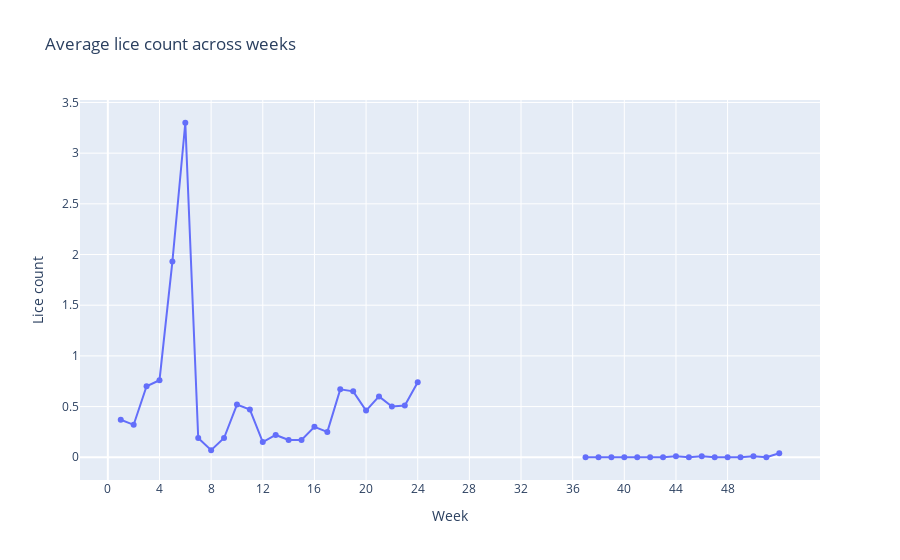

This figure's notebook cell:
### Code cell
import numpy as np
import plotly.express as px

fig = px.line(lice_abc, x='week', y='avgadultfemalelice', 
              title='Average lice count across weeks',
              labels={'avgadultfemalelice': 'Lice count', 'week': 'Week'},
              markers=True)
fig.update_xaxes(tickangle=0,
                 tickmode = 'array',
                 tickvals = np.arange(0, 52, 4))
fig.show()

### Figure 1 — Plotly figure (JSON) as saved in the notebook; plotly's stock layout.template omitted (floating-point values rounded to 4 significant figures)
{"data": [{"hovertemplate": "Week=%{x}<br>Lice count=%{y}<extra></extra>", "legendgroup": "", "line": {"color": "#636efa", "dash": "solid"}, "marker": {"symbol": "circle"}, "mode": "markers+lines", "name": "", "orientation": "v", "showlegend": false, "type": "scatter", "x": [1, 2, 3, 4, 5, 6, 7, 8, 9, 10, 11, 12, 13, 14, 15, 16, 17, 18, 19, 20, 21, 22, 23, 24, 25, 26, 27, 28, 29, 30, 31, 32, 33, 34, 35, 36, 37, 38, 39, 40, 41, 42, 43, 44, 45, 46, 47, 48, 49, 50, 51, 52], "xaxis": "x", "y": [0.37, 0.32, 0.7, 0.76, 1.93, 3.3, 0.19, 0.07, 0.19, 0.52, 0.47, 0.15, 0.22, 0.17, 0.17, 0.3, 0.25, 0.67, 0.65, 0.46, 0.6, 0.5, 0.51, 0.74, null, null, null, null, null, null, null, null, null, null, null, null, 0, 0, 0, 0, 0, 0, 0, 0.01, 0, 0.01, 0, 0, 0, 0.01, 0, 0.04], "yaxis": "y"}], "layout": {"legend": {"tracegroupgap": 0}, "title": {"text": "Average lice count across weeks"}, "xaxis": {"anchor": "y", "domain": [0, 1], "tickangle": 0, "tickmode": "array", "tickvals": [0, 4, 8, 12, 16, 20, 24, 28, 32, 36, 40, 44, 48], "title": {"text": "Week"}}, "yaxis": {"anchor": "x", "domain": [0, 1], "title": {"text": "Lice count"}}}}
